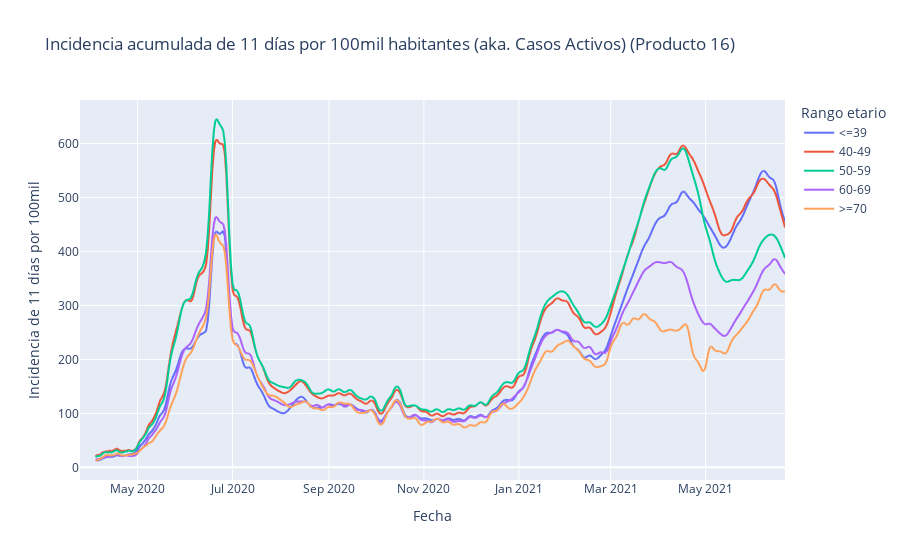

The notebook cell this image was saved under:
### Code cell
px.line(casos_100milhab.rolling(11).sum(),
        labels={
                     "value": "Incidencia de 11 días por 100mil",
                     "x": "Día",
                     "variable": "Rango etario"
              },
        title="Incidencia acumulada de 11 días por 100mil habitantes (aka. Casos Activos) (Producto 16)")

### Figure 1 — Plotly figure (JSON) as saved in the notebook; plotly's stock layout.template omitted (floating-point values rounded to 4 significant figures; data arrays with more than 128 entries replaced by an {"elided": "..."} marker saying what was removed)
{"data": [{"hovertemplate": "Rango etario=<=39<br>Fecha=%{x}<br>Incidencia de 11 días por 100mil=%{y}<extra></extra>", "legendgroup": "<=39", "line": {"color": "#636efa", "dash": "solid"}, "mode": "lines", "name": "<=39", "showlegend": true, "type": "scattergl", "x": {"elided": "454 str values"}, "xaxis": "x", "y": {"elided": "454 float values"}, "yaxis": "y"}, {"hovertemplate": "Rango etario=40-49<br>Fecha=%{x}<br>Incidencia de 11 días por 100mil=%{y}<extra></extra>", "legendgroup": "40-49", "line": {"color": "#EF553B", "dash": "solid"}, "mode": "lines", "name": "40-49", "showlegend": true, "type": "scattergl", "x": {"elided": "454 str values"}, "xaxis": "x", "y": {"elided": "454 float values"}, "yaxis": "y"}, {"hovertemplate": "Rango etario=50-59<br>Fecha=%{x}<br>Incidencia de 11 días por 100mil=%{y}<extra></extra>", "legendgroup": "50-59", "line": {"color": "#00cc96", "dash": "solid"}, "mode": "lines", "name": "50-59", "showlegend": true, "type": "scattergl", "x": {"elided": "454 str values"}, "xaxis": "x", "y": {"elided": "454 float values"}, "yaxis": "y"}, {"hovertemplate": "Rango etario=60-69<br>Fecha=%{x}<br>Incidencia de 11 días por 100mil=%{y}<extra></extra>", "legendgroup": "60-69", "line": {"color": "#ab63fa", "dash": "solid"}, "mode": "lines", "name": "60-69", "showlegend": true, "type": "scattergl", "x": {"elided": "454 str values"}, "xaxis": "x", "y": {"elided": "454 float values"}, "yaxis": "y"}, {"hovertemplate": "Rango etario=>=70<br>Fecha=%{x}<br>Incidencia de 11 días por 100mil=%{y}<extra></extra>", "legendgroup": ">=70", "line": {"color": "#FFA15A", "dash": "solid"}, "mode": "lines", "name": ">=70", "showlegend": true, "type": "scattergl", "x": {"elided": "454 str values"}, "xaxis": "x", "y": {"elided": "454 float values"}, "yaxis": "y"}], "layout": {"autosize": true, "legend": {"title": {"text": "Rango etario"}, "tracegroupgap": 0}, "title": {"text": "Incidencia acumulada de 11 días por 100mil habitantes (aka. Casos Activos) (Producto 16)"}, "xaxis": {"anchor": "y", "autorange": true, "domain": [0, 1], "range": ["2020-03-25", "2021-06-21"], "title": {"text": "Fecha"}, "type": "date"}, "yaxis": {"anchor": "x", "autorange": true, "domain": [0, 1], "range": [-23.49, 680.6], "title": {"text": "Incidencia de 11 días por 100mil"}, "type": "linear"}}}
